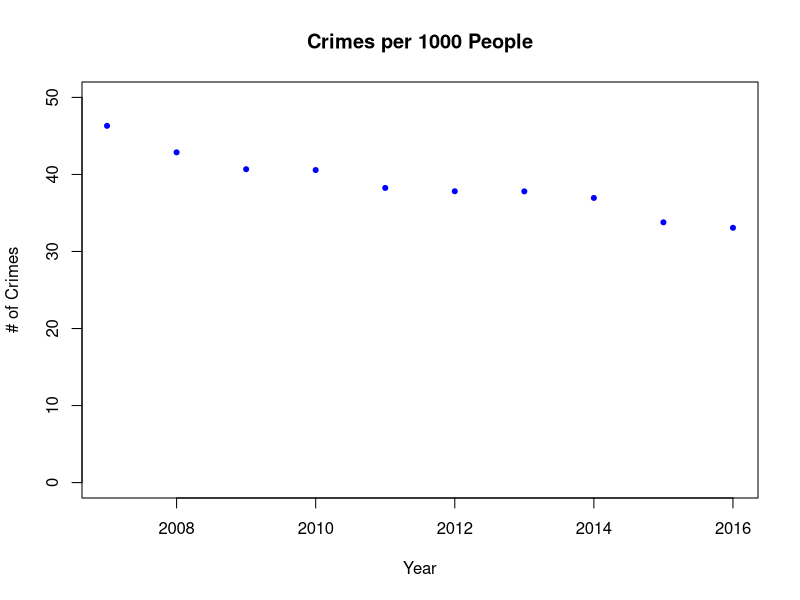
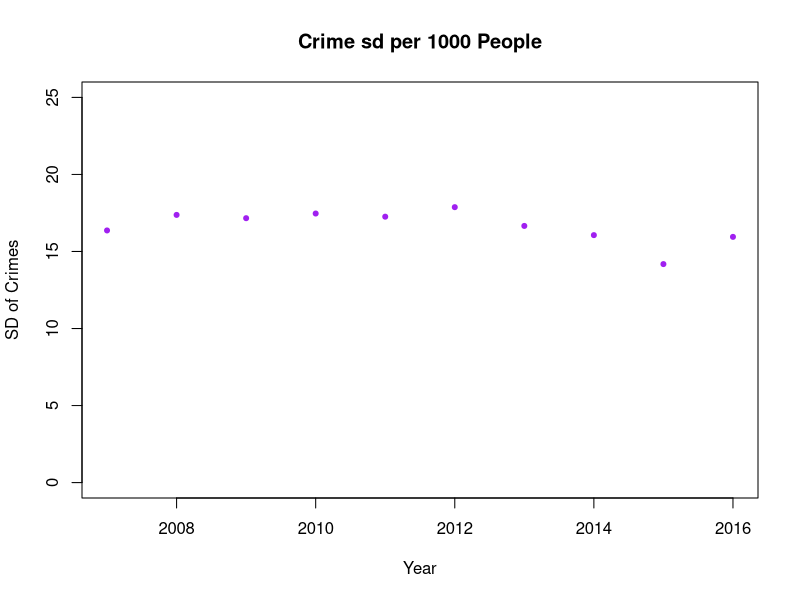
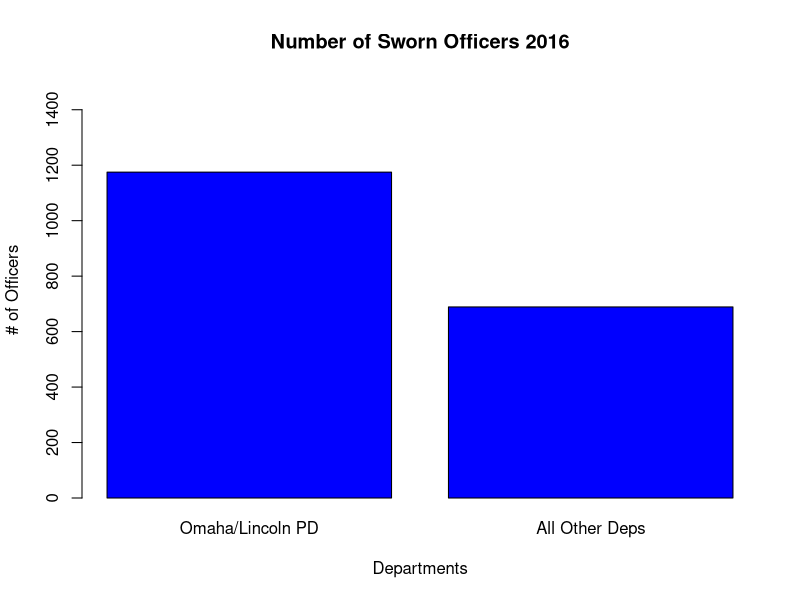
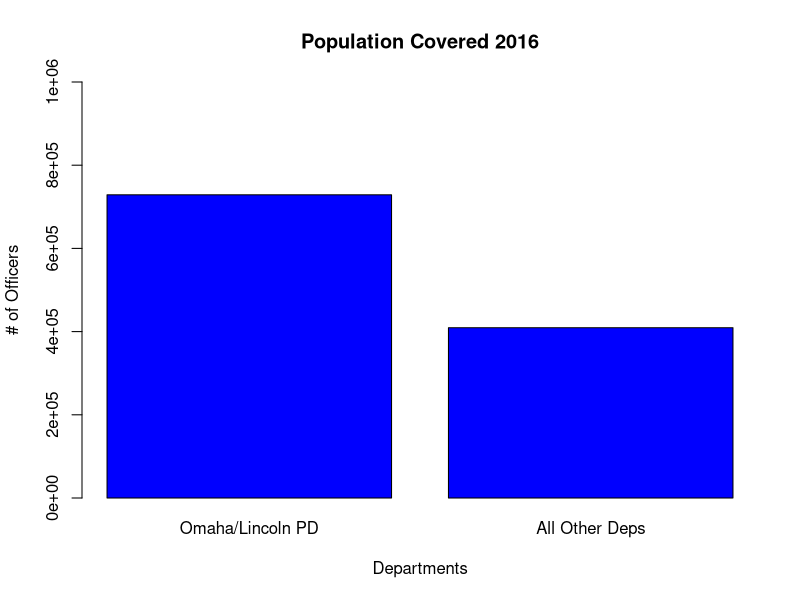

The R script that drew these images, in order:
######################################
### Created by Will Wetzel         ###
### Released under the MIT license ###
### 8086 R Script Deliverable      ###
### 11-1-17                        ###
######################################

###################
### Preparation ###
###################
setwd("~/Documents/GitHub/Data-Rangers/Deliverables/R_Script_Deliverable")
lawCrime <- read.csv("lawStaff_vs_Crime.csv", stringsAsFactors = FALSE)

names(lawCrime)
### Column Names ###
# "year"        "department"  "county"      "ft_so_m"     "ft_so_f"     "ft_c_m"     
# "ft_c_f"      "pt_so"       "pt_c"        "us_so_ft"    "us_so_pt"    "us_c_ft"    
# "us_c_pt"     "pop_covered" "so_per_1000" "num_res_so"  "total_crime"


# Replace null values with 0, from inconsistent data cleaning
columnsToReplace <- lawCrime[,c("us_so_ft", "us_so_pt", "num_res_so",
                      "us_c_ft", "us_c_pt")]
columnsToReplace[is.na(columnsToReplace)] <- 0
lawCrime[,c("us_so_ft", "us_so_pt", "num_res_so",
            "us_c_ft", "us_c_pt")] <- columnsToReplace

# Checking for rows with nulls
# If nothings prints the data has no nulls
nulls <- complete.cases(lawCrime)
nulls
counter <- 0
for (null in nulls) {
  if (!null){
    print(paste("You have nulls at row", counter))
  }
  counter <- counter+1
}

######################
## Statewide Stats ###
######################

# An average of 1.814 sworn officers per 1,000 people in NE for 2007-2016
mean(lawCrime$so_per_1000)

### Crime rate per 1000 people ###

# Create a crime per population covered ratio column
lawCrime$crime_per_pop_covered <- lawCrime$total_crime / lawCrime$pop_covered

# There are an average of 38.88 crimes per 1000 people for 2007-2017 in NE
mean(lawCrime$crime_per_pop_covered*1000)

# Compares average crime per 1000 people by year
yearlyCrimeMeans <- c()
for (year in (unique(lawCrime$year)))
  yearlyCrimeMeans <- append(yearlyCrimeMeans, mean(lawCrime$crime_per_pop_covered[lawCrime$year == year] * 1000))
names(yearlyCrimeMeans) <- c(2007, 2008, 2009, 2010, 2011, 2012, 2013, 2014, 2015, 2016)

plot(names(yearlyCrimeMeans), yearlyCrimeMeans, 
     main = "Crimes per 1000 People",
     xlab = "Year",
     ylab = "# of Crimes",
     ylim = c(0,50),
     pch = 20,
     col = "blue")

# Compares standard deviation of crime per 1000 people by year
yearlyCrimeStandardDev <- c()
for (year in (unique(lawCrime$year)))
  yearlyCrimeStandardDev <- append(yearlyCrimeStandardDev, sd(lawCrime$crime_per_pop_covered[lawCrime$year == year] * 1000))
names(yearlyCrimeStandardDev) <- c(2007, 2008, 2009, 2010, 2011, 2012, 2013, 2014, 2015, 2016)

plot(names(yearlyCrimeStandardDev), yearlyCrimeStandardDev, 
    main = "Crime sd per 1000 People",
    xlab = "Year",
    ylab = "SD of Crimes",
    ylim = c(0,25),
    pch = 20,
    col = "purple")


#########################################
### Departments by Population Covered ###
#########################################

# Split into departments which cover more than 25,000, and less than 25,000 people
lawCrimeOver25k <- lawCrime$department[lawCrime$pop_covered >= 25000 & lawCrime$year == 2016]
lawCrimeUnder25k <- lawCrime$department[lawCrime$pop_covered < 25000 & lawCrime$year == 2016]

# Split in top 2 departments by pop covered and everyone else
lawCrimeOtherDeps <- lawCrime[lawCrime$year == 2016,]
lawCrimeOtherDeps <- lawCrimeOtherDeps[order(-lawCrimeOtherDeps$pop_covered),]
lawCrimeTopDeps <- lawCrimeOtherDeps[1:2,]
lawCrimeOtherDeps <- lawCrimeOtherDeps[c(-1,-2),]

# Comparing number of full-time Sworn Officers
numSo <- sum(lawCrimeTopDeps$ft_so_m, lawCrimeTopDeps$ft_so_f)
numSo <- c(numSo, sum(lawCrimeOtherDeps$ft_so_m, lawCrimeOtherDeps$ft_so_f))

names(numSo) <- c("Omaha/Lincoln PD", "All Other Deps")
barplot(numSo,
        main = "Number of Sworn Officers 2016",
        xlab = "Departments",
        ylab = "# of Officers",
        col = "blue",
        ylim = c(0,1500))

# Comparing population covered
popCovered <- sum(lawCrimeTopDeps$pop_covered)
popCovered <- c(popCovered, sum(lawCrimeOtherDeps$pop_covered))
names(popCovered) <- c("Omaha/Lincoln PD", "All Other Deps")
barplot(popCovered,
        main = "Population Covered 2016",
        xlab = "Departments",
        ylab = "# of Officers",
        col = "blue",
        ylim = c(0, 1000000))






